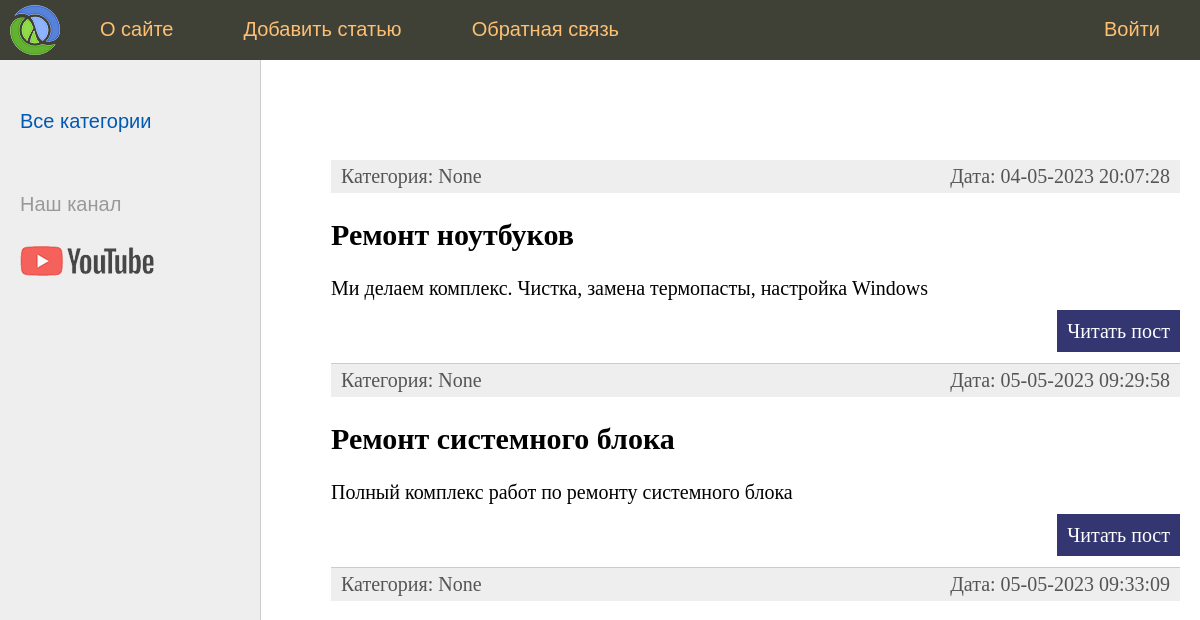
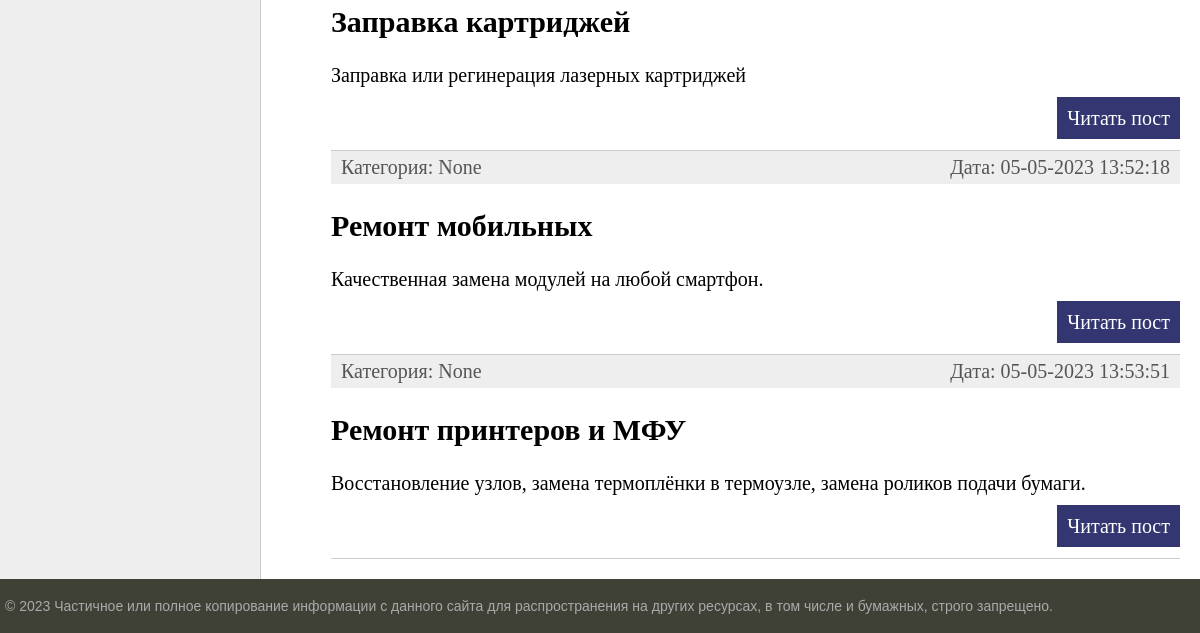
/, run on an earlier commit of the app's database (2 pictures, top to bottom).
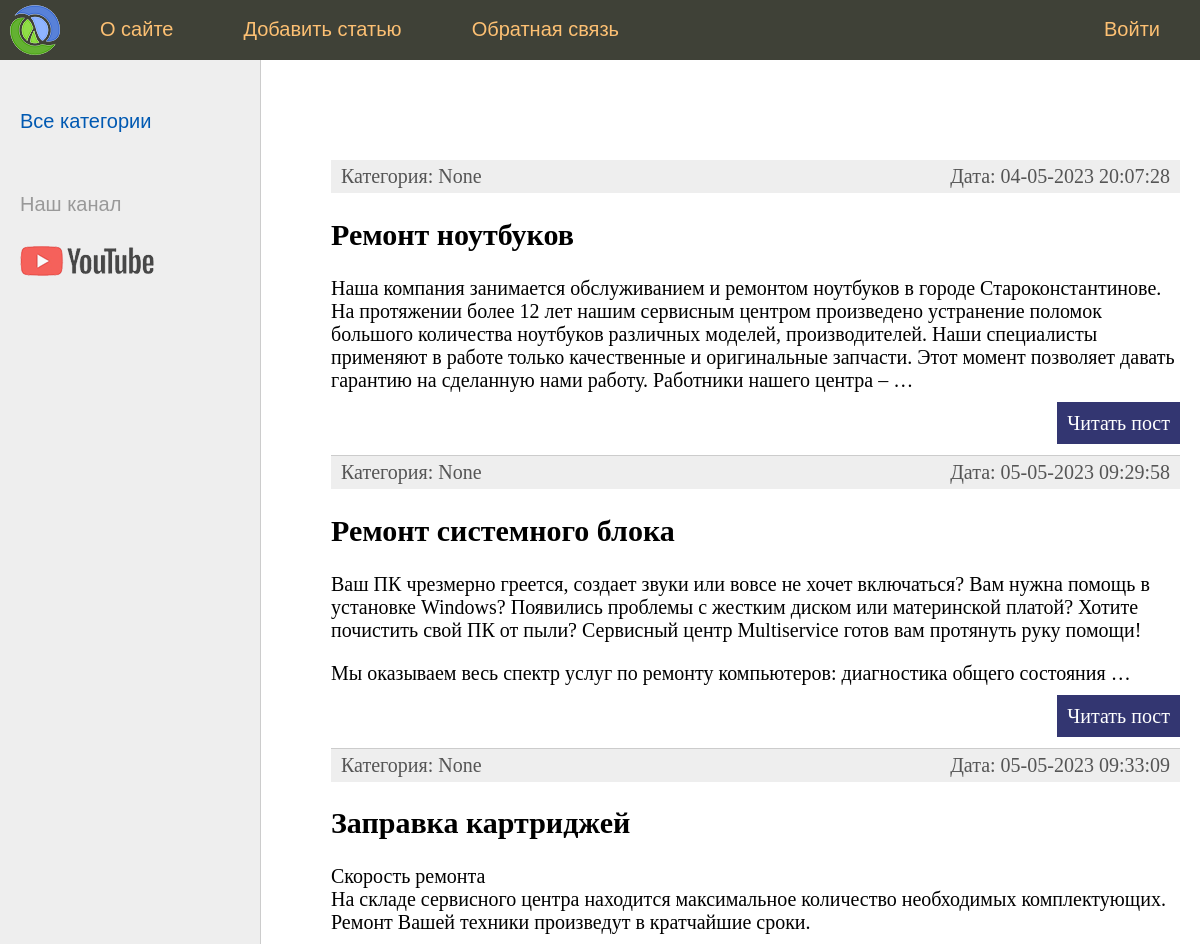
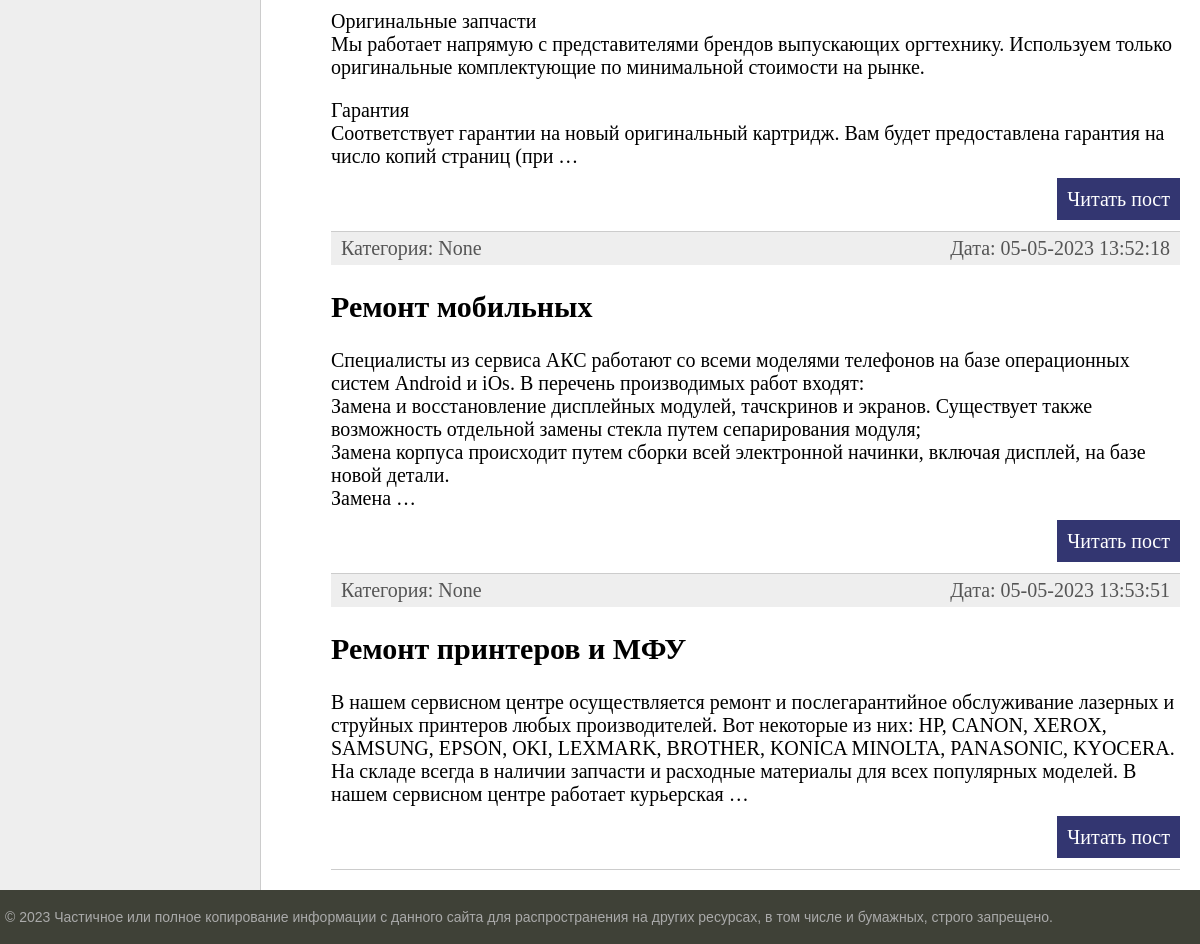
And on a later commit of the database (2 pictures, top to bottom).
### service/models.py (models this page shows, shortened)
class Service(models.Model):
    title = models.CharField(max_length=255, verbose_name="Заголовок")
    content = models.TextField(blank=True, verbose_name="Текст статьи")
    photo = models.ImageField(upload_to="photos/%Y/%m/%d", verbose_name="Фото")
    time_create = models.DateTimeField(auto_now_add=True, verbose_name="Время создания")
    time_update = models.DateTimeField(auto_now=True, verbose_name="Время изменения")
    is_published = models.BooleanField(default=True, verbose_name="Публикация")
    cat = models.ForeignKey('Category', on_delete=models.PROTECT, null=True, verbose_name="Категория")
    def get_absolute_url(self):
        return reverse('post', kwargs={'post_id': self.pk})
    class Meta:
        verbose_name = 'Сервисные работы'
        verbose_name_plural = 'Сервисные работы'
        ordering = ['time_create']

### service/views.py (the view)
# urls.py: path('', index, name='home'), #http://127.0.0.1:8000/
def index(request):
    posts = Service.objects.all()
    cats = Category.objects.all()
    context = {
        'posts': posts,
        'cats': cats,
        'menu': menu,
        'title': 'Главная страница',
        'cat_selected': 0,
    }
    return render(request, 'service/index.html', context=context)

### service/templates/service/index.html (shortened to what this page needs)
{% extends 'service/base.html' %}
{% block content %}
<ul class="list-articles">
	{% for p in posts %}
		<li><div class="article-panel">
			<p class="first">Категория: {{p.cat}}</p>
			<p class="last">Дата: {{p.time_update|date:"d-m-Y H:i:s"}}</p>
		</div>
			<h2>{{p.title}}</h2>
	{% autoescape on %}
	{{p.content|linebreaks|truncatewords:50}}
	{% endautoescape %}
			<p class="link-read-post"><a href="{{ p.get_absolute_url }}">Читать пост</a></p>
			</li>
	{% endfor %}
</ul>
{% endblock %}

What changed in the data, as far as the page shows it:
changed Service "Ремонт ноутбуков": content "Ми делаем комплекс. Чистка, замена термопасты, настройка Windows" → "Наша компания занимается обслуживанием и ремонтом ноутбуков в городе Староконстантинове. На протяжении более 12 лет нашим сервисным центром произведено устранение поломок большого количества ноутбуков различных моделей, производителей. Наши специалисты применяют в работе только качественные и оригинальные запчасти. Этот момент позволяет давать гарантию на сделанную нами работу. Работники нашего центра – …"
changed Service "Ремонт системного блока": content "Полный комплекс работ по ремонту системного блока" → "Ваш ПК чрезмерно греется, создает звуки или вовсе не хочет включаться? Вам нужна помощь в установке Windows? Появились проблемы с жестким диском или материнской платой? Хотите почистить свой ПК от пыли? Сервисный центр Multiservice готов вам протянуть руку помощи! Мы оказываем весь спектр услуг по ремонту компьютеров: диагностика общего состояния …"
changed Service "Заправка картриджей": content "Заправка или регинерация лазерных картриджей" → "Скорость ремонта На складе сервисного центра находится максимальное количество необходимых комплектующих. Ремонт Вашей техники произведут в кратчайшие сроки. Оригинальные запчасти Мы работает напрямую с представителями брендов выпускающих оргтехнику. Используем только оригинальные комплектующие по минимальной стоимости на рынке. Гарантия Соответствует гарантии на новый оригинальный картридж. Вам будет предоставлена гарантия на число копий страниц (при …"
changed Service "Ремонт мобильных": content "Качественная замена модулей на любой смартфон." → "Специалисты из сервиса АКС работают со всеми моделями телефонов на базе операционных систем Android и iOs. В перечень производимых работ входят: Замена и восстановление дисплейных модулей, тачскринов и экранов. Существует также возможность отдельной замены стекла путем сепарирования модуля; Замена корпуса происходит путем сборки всей электронной начинки, включая дисплей, на базе новой детали. Замена …"
changed Service "Ремонт принтеров и МФУ": content "Восстановление узлов, замена термоплёнки в термоузле, замена роликов подачи бумаги." → "В нашем сервисном центре осуществляется ремонт и послегарантийное обслуживание лазерных и струйных принтеров любых производителей. Вот некоторые из них: HP, CANON, XEROX, SAMSUNG, ЕPSON, OKI, LEXMARK, BROTHER, KONICA MINOLTA, PANASONIC, KYOCERA. На складе всегда в наличии запчасти и расходные материалы для всех популярных моделей. В нашем сервисном центре работает курьерская …"
